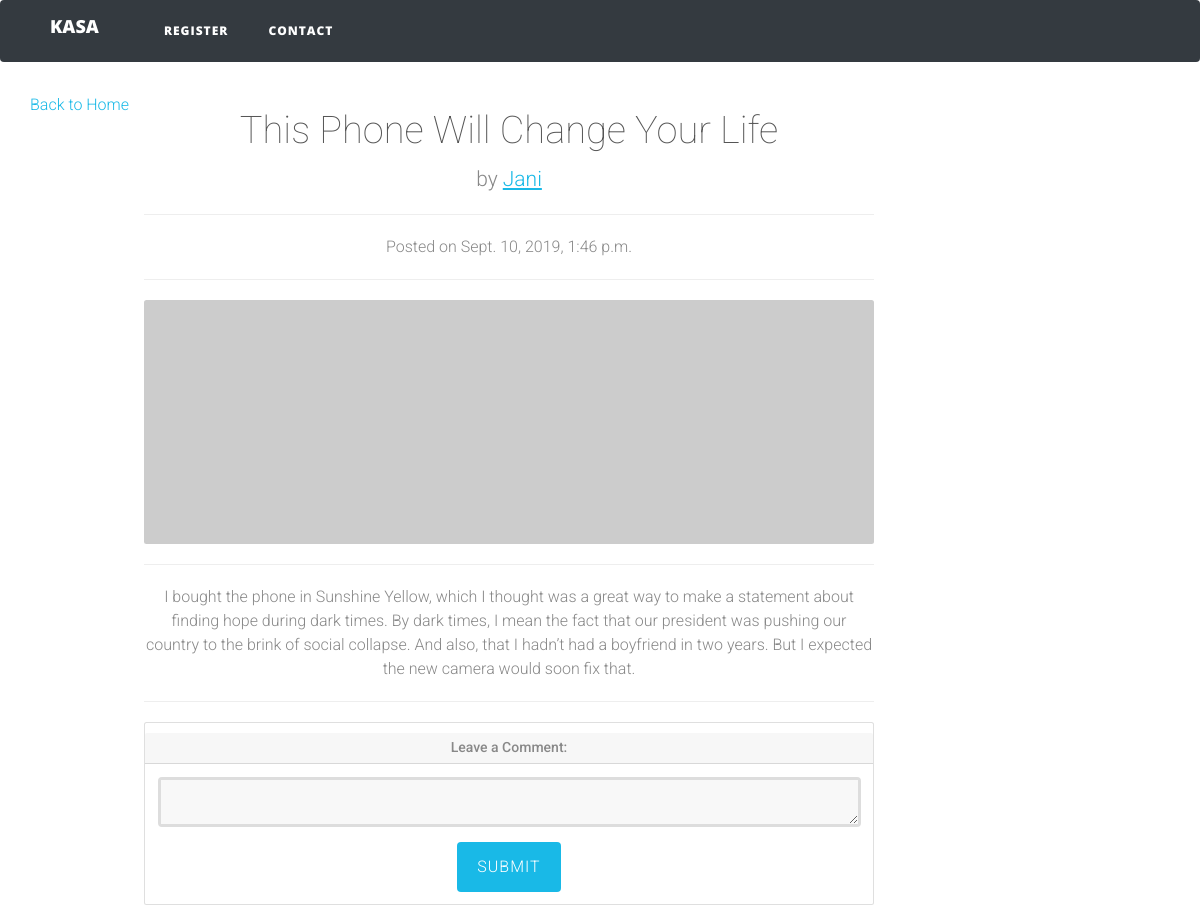
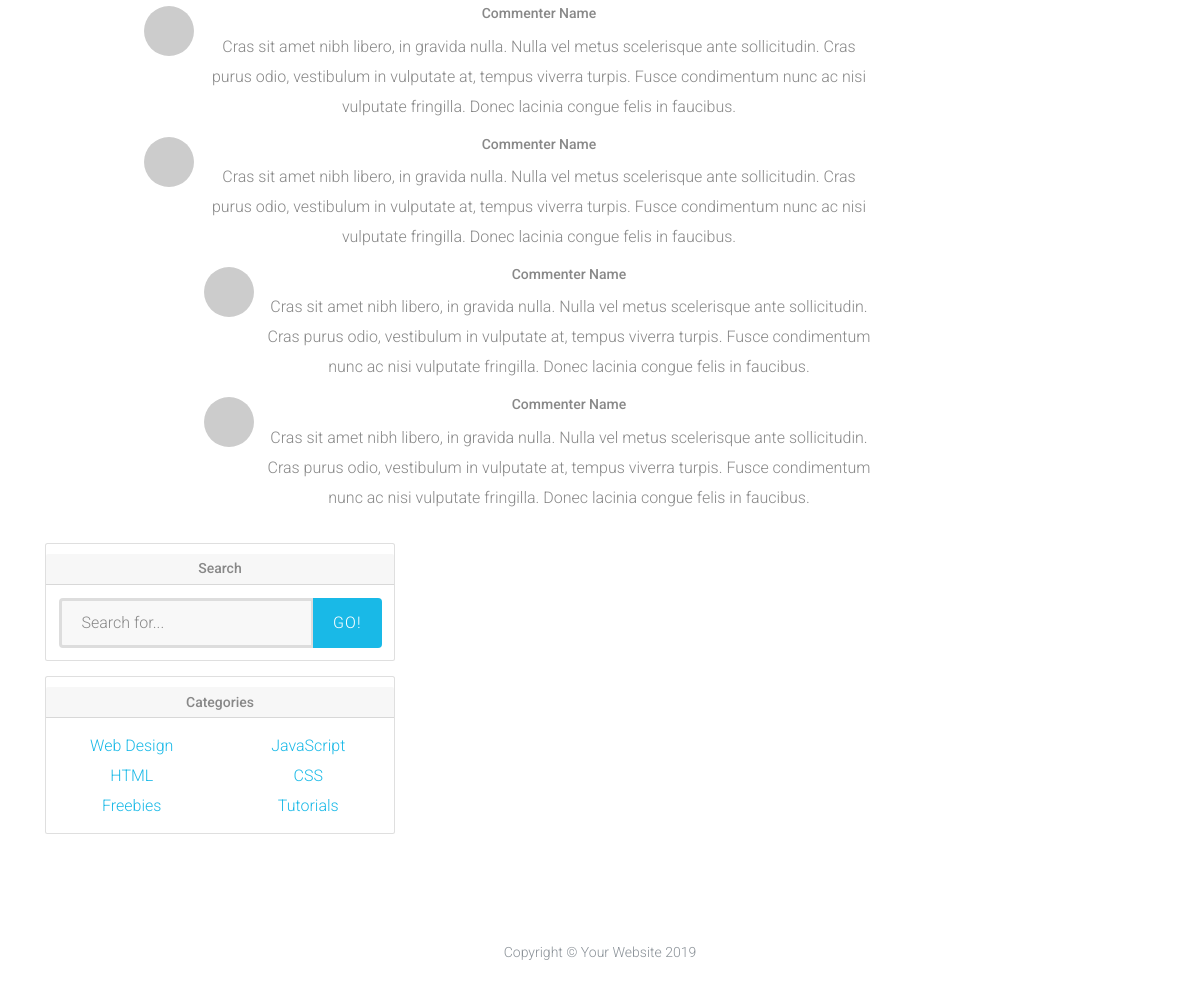
/detail/6/, run on the app's committed database (2 pictures, top to bottom).
### blog/models.py (models this page shows, shortened)
class Blog(models.Model):
    blog_title = models.CharField(max_length=50)
    blog_content = models.TextField(max_length=1000)
    blog_date = models.DateTimeField(auto_now_add=True)
    blog_author = models.ForeignKey(User, on_delete=models.CASCADE)

### blog/views.py (the view)
# urls.py: path('detail/<int:pk>/', BlogView.as_view(), name='blog-detail'),
class BlogView(DetailView):
    model = Blog
    template_name = "blog/blog_detail.html"

### blog/templates/blog/blog_detail.html
{% extends "blog/base.html" %}
{% block content %}
<br>
  <div class="container">
    <div class="row">
<a href="{% url 'blog:index' %}">Back to Home</a>
      <div class="col-lg-8">
        <h1 class="mt-4">{{object.blog_title}}</h1>
        <p class="lead">
          by
          <a href="#">{{object.blog_author}}</a>
        </p>
        <hr>
        <p>Posted on {{object.blog_date}}</p>
        <hr>
        <img class="img-fluid rounded" src="http://placehold.it/900x300" alt="">
        <hr>
        <p class="lead">{{object.blog_content|linebreaks}}</p>
        <hr>
        <div class="card my-4">
          <h5 class="card-header">Leave a Comment:</h5>
          <div class="card-body">
            <form>
              <div class="form-group">
                <textarea class="form-control" rows="3"></textarea>
              </div>
              <button type="submit" class="btn btn-primary">Submit</button>
            </form>
          </div>
        </div>
        <div class="media mb-4">
          <img class="d-flex mr-3 rounded-circle" src="http://placehold.it/50x50" alt="">
          <div class="media-body">
            <h5 class="mt-0">Commenter Name</h5>
            Cras sit amet nibh libero, in gravida nulla. Nulla vel metus scelerisque ante sollicitudin. Cras purus odio, vestibulum in vulputate at, tempus viverra turpis. Fusce condimentum nunc ac nisi vulputate fringilla. Donec lacinia congue felis in faucibus.
          </div>
        </div>
        <div class="media mb-4">
          <img class="d-flex mr-3 rounded-circle" src="http://placehold.it/50x50" alt="">
          <div class="media-body">
            <h5 class="mt-0">Commenter Name</h5>
            Cras sit amet nibh libero, in gravida nulla. Nulla vel metus scelerisque ante sollicitudin. Cras purus odio, vestibulum in vulputate at, tempus viverra turpis. Fusce condimentum nunc ac nisi vulputate fringilla. Donec lacinia congue felis in faucibus.
            <div class="media mt-4">
              <img class="d-flex mr-3 rounded-circle" src="http://placehold.it/50x50" alt="">
              <div class="media-body">
                <h5 class="mt-0">Commenter Name</h5>
                Cras sit amet nibh libero, in gravida nulla. Nulla vel metus scelerisque ante sollicitudin. Cras purus odio, vestibulum in vulputate at, tempus viverra turpis. Fusce condimentum nunc ac nisi vulputate fringilla. Donec lacinia congue felis in faucibus.
              </div>
            </div>
            <div class="media mt-4">
              <img class="d-flex mr-3 rounded-circle" src="http://placehold.it/50x50" alt="">
              <div class="media-body">
                <h5 class="mt-0">Commenter Name</h5>
                Cras sit amet nibh libero, in gravida nulla. Nulla vel metus scelerisque ante sollicitudin. Cras purus odio, vestibulum in vulputate at, tempus viverra turpis. Fusce condimentum nunc ac nisi vulputate fringilla. Donec lacinia congue felis in faucibus.
              </div>
            </div>
          </div>
        </div>
      </div>
      <div class="col-md-4">
        <div class="card my-4">
          <h5 class="card-header">Search</h5>
          <div class="card-body">
            <div class="input-group">
              <input type="text" class="form-control" placeholder="Search for...">
              <span class="input-group-btn">
                <button class="btn btn-secondary" type="button">Go!</button>
              </span>
            </div>
          </div>
        </div>
        <div class="card my-4">
          <h5 class="card-header">Categories</h5>
          <div class="card-body">
            <div class="row">
              <div class="col-lg-6">
                <ul class="list-unstyled mb-0">
                  <li>
                    <a href="#">Web Design</a>
                  </li>
                  <li>
                    <a href="#">HTML</a>
                  </li>
                  <li>
                    <a href="#">Freebies</a>
                  </li>
                </ul>
              </div>
              <div class="col-lg-6">
                <ul class="list-unstyled mb-0">
                  <li>
                    <a href="#">JavaScript</a>
                  </li>
                  <li>
                    <a href="#">CSS</a>
                  </li>
                  <li>
                    <a href="#">Tutorials</a>
                  </li>
                </ul>
              </div>
            </div>
          </div>
        </div>
      </div>
    </div>
  </div>
{% endblock content %}

### blog/static/blog/assets/css/form-elements.css (style rules this page uses)
input[type="text"], input[type="password"], textarea, textarea.form-control { height: 50px; margin: 0; padding: 0 20px; vertical-align: middle; background: #f8f8f8; border: 3px solid #ddd; font-family: 'Roboto', sans-serif; font-size: 16px; font-weight: 300; line-height: 50px; color: #888; -moz-border-radius: 4px; -webkit-border-radius: 4px; border-radius: 4px; -moz-box-shadow: none; -webkit-box-shadow: none; box-shadow: none; -o-transition: all .3s; -moz-transition: all .3s; -webkit-transition: all .3s; -ms-transition: all .3s; transition: all .3s; }
textarea, textarea.form-control { padding-top: 10px; padding-bottom: 10px; line-height: 30px; }
button.btn { height: 50px; margin: 0; padding: 0 20px; vertical-align: middle; background: #19b9e7; border: 0; font-family: 'Roboto', sans-serif; font-size: 16px; font-weight: 300; line-height: 50px; color: #fff; -moz-border-radius: 4px; -webkit-border-radius: 4px; border-radius: 4px; text-shadow: none; -moz-box-shadow: none; -webkit-box-shadow: none; box-shadow: none; -o-transition: all .3s; -moz-transition: all .3s; -webkit-transition: all .3s; -ms-transition: all .3s; transition: all .3s; }

### blog/static/blog/assets/css/style.css (style rules this page uses)
body { font-family: 'Roboto', sans-serif; font-size: 16px; font-weight: 300; color: #888; line-height: 30px; text-align: center; }
a, a:hover, a:focus { color: #19b9e7; text-decoration: none; -o-transition: all .3s; -moz-transition: all .3s; -webkit-transition: all .3s; -ms-transition: all .3s; transition: all .3s; }
h1, h2 { margin-top: 10px; font-size: 38px; font-weight: 100; color: #555; line-height: 50px; }
img { max-width: 100%; }

### data on the page
Blog: blog_title "This Phone Will Change Your Life", blog_author "Jani", blog_date "Sept. 10, 2019, 1:46 p.m.", blog_content "I bought the phone in Sunshine Yellow, which I thought was a great way to make a statement about finding hope during dark times. By dark times, I mean the fact that our president was pushing our country to the brink of social collapse. And also, that I hadn’t had a boyfriend in two years. But I expected the new camera would soon fix that."
